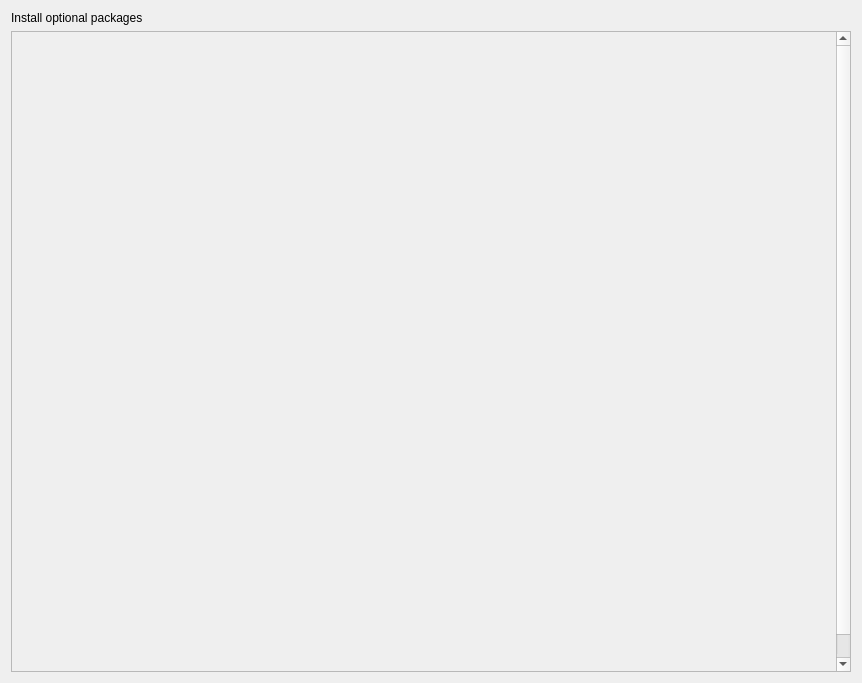
<?xml version="1.0" encoding="UTF-8"?>
<ui version="4.0">
 <class>Page_OptionalPackages</class>
 <widget class="QWidget" name="Page_OptionalPackages">
  <property name="geometry">
   <rect>
    <x>0</x>
    <y>0</y>
    <width>862</width>
    <height>683</height>
   </rect>
  </property>
  <property name="windowTitle">
   <string>Form</string>
  </property>
  <layout class="QVBoxLayout" name="verticalLayout_12">
    <item>
     <widget class="QLabel" name="label">
      <property name="text">
       <string>Install optional packages</string>
      </property>
     </widget>
    </item>
    <item>
     <widget class="QScrollArea" name="scrollArea">
      <property name="horizontalScrollBarPolicy">
       <enum>Qt::ScrollBarAlwaysOff</enum>
      </property>
      <property name="widgetResizable">
       <bool>false</bool>
      </property>
      <widget class="QWidget" name="scrollAreaWidgetContents">
       <property name="geometry">
        <rect>
         <x>0</x>
         <y>0</y>
         <width>862</width>
         <height>663</height>
        </rect>
       </property>
       
      </widget>
     </widget>
    </item>
  </layout>
 </widget>
 <resources/>
 <connections/>
</ui>
